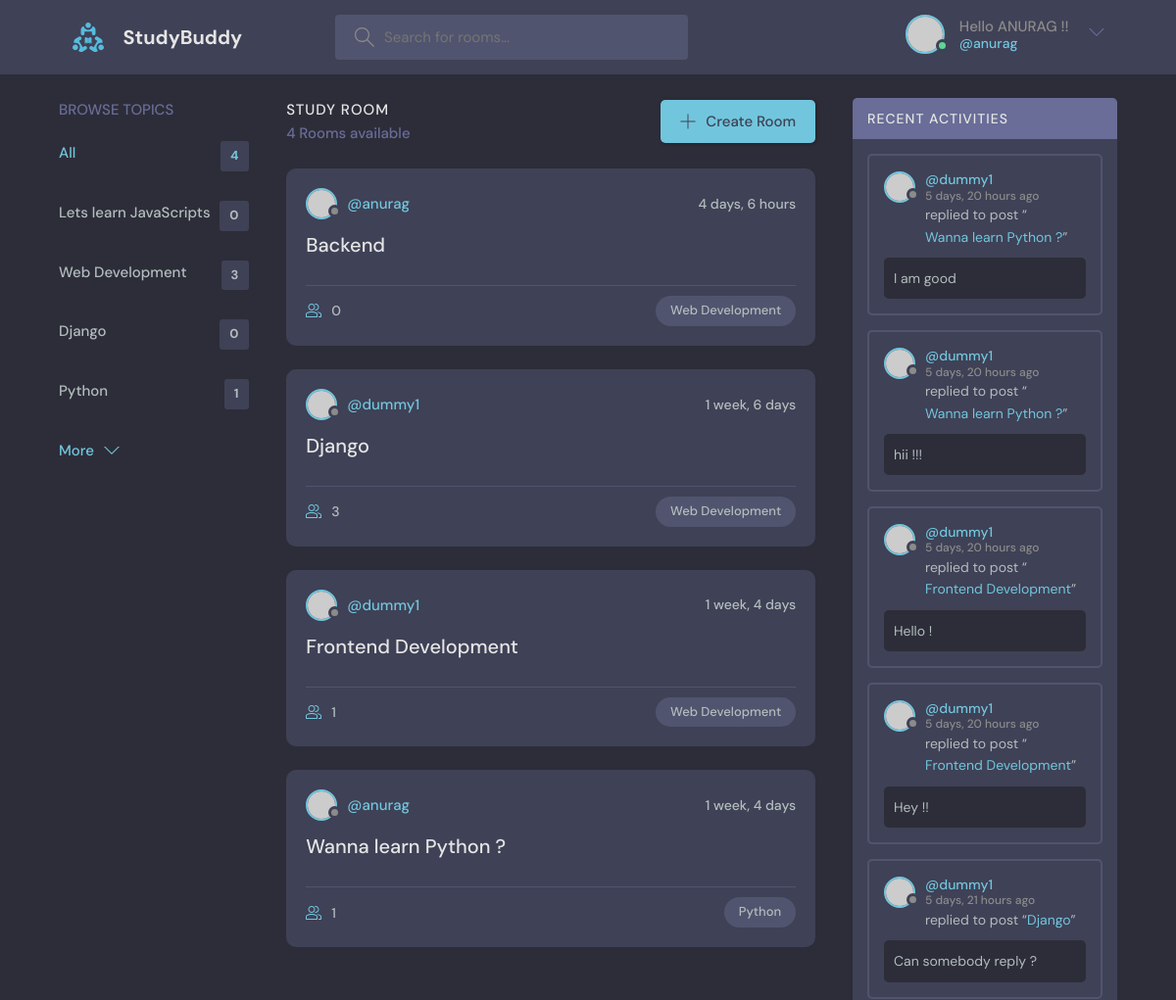
Page / (signed in, upper part) on the earlier database version.
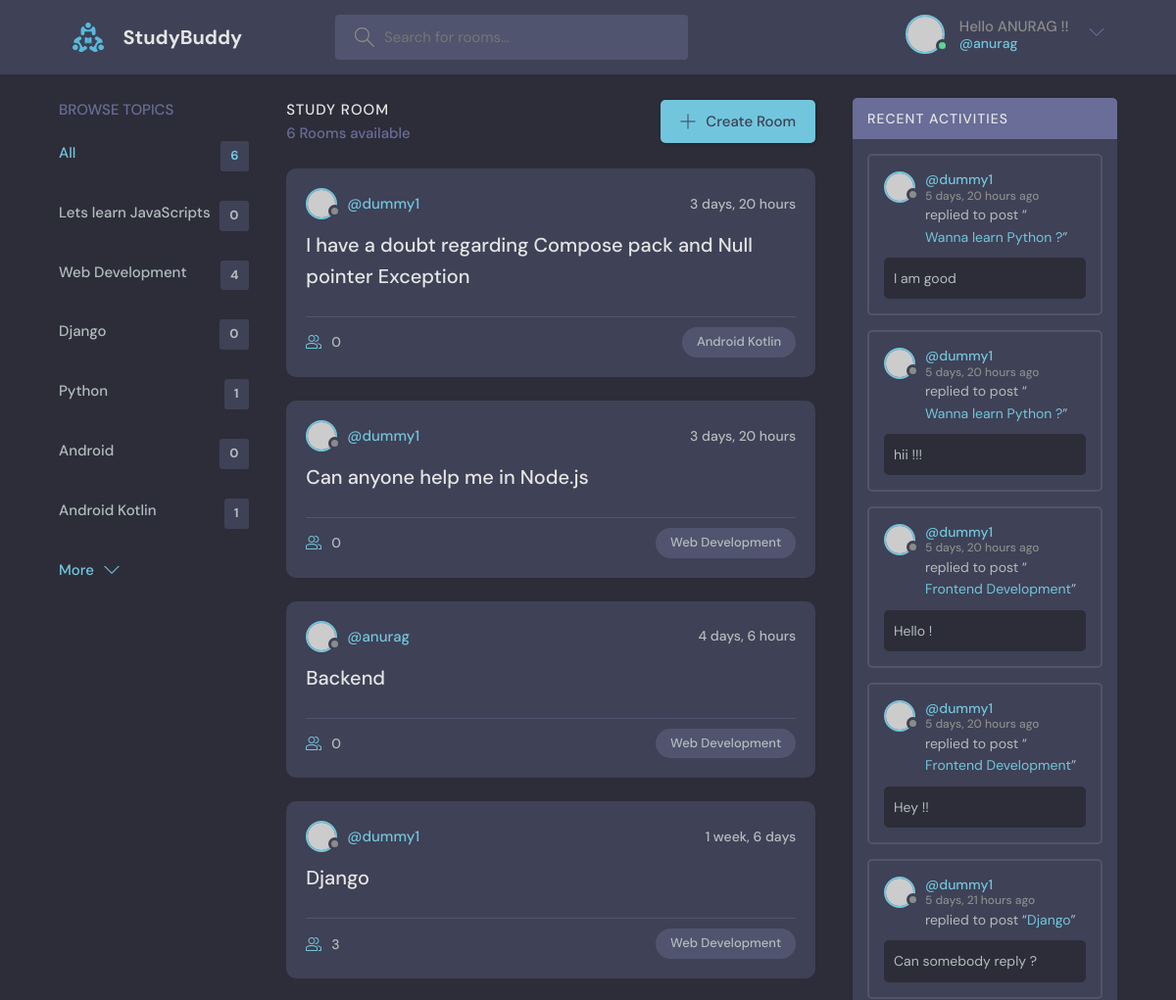
Same page on the later database version.
### base/models.py (models this page shows, shortened)
class Topic(models.Model):
    name = models.CharField(max_length=200)

class Room(models.Model):
    host =models.ForeignKey(User,on_delete=models.SET_NULL,null=True)
    topic = models.ForeignKey(Topic,on_delete=models.SET_NULL,null=True)
    name = models.CharField(max_length=200)
    description = models.TextField(null=True,blank=True)
    participants = models.ManyToManyField(User,related_name='participants',blank=True)
    updated = models.DateTimeField(auto_now=True)
    created = models.DateTimeField(auto_now_add=True)
    class Meta:
        ordering = ['-updated','-created']
    def __str__(self):
        return self.name

class Message(models.Model):
    user = models.ForeignKey(User,on_delete=models.CASCADE)
    room = models.ForeignKey(Room,on_delete=models.CASCADE)
    body = models.TextField()
    updated = models.DateTimeField(auto_now=True)
    created = models.DateTimeField(auto_now_add=True)
    class Meta:
        ordering = ['-updated','-created']

### base/views.py (the view)
# urls.py: path('',views.home,name="home"),
def home(request):
    q = request.GET.get('q') if request.GET.get('q') != None else ''
    rooms = Room.objects.filter(
        Q(topic__name__icontains=q) |
        Q(name__icontains=q) |
        Q(description__icontains=q)
    )
    topics = Topic.objects.all()
    room_count = rooms.count()
    room_messages = Message.objects.filter(
        Q(room__topic__name__icontains = q)
    )
    context = {'rooms':rooms,'topics':topics,'room_count':room_count,'room_messages':room_messages}
    return render(request,'base/home.html',context)

### base/templates/base/home.html (shortened to what this page needs)
{% extends 'main.html' %}
{% block content %}
    <main class="layout layout--3">
      <div class="container">
        {% include 'base/topics_component.html' %}
        <div class="roomList">
          <div class="roomList__header">
            <div>
              <h2>Study Room</h2>
              <p>{{room_count}} Rooms available</p>
            </div>
            <a class="btn btn--main" href="{% url 'create-room' %}">
              <svg version="1.1" xmlns="http://www.w3.org/2000/svg" width="32" height="32" viewBox="0 0 32 32">
                <title>add</title>
                <path
                  d="M16.943 0.943h-1.885v14.115h-14.115v1.885h14.115v14.115h1.885v-14.115h14.115v-1.885h-14.115v-14.115z"
                ></path>
              </svg>
              Create Room
            </a>
          </div>
          {% include 'base/feed_component.html' %}
        </div>
        {% include 'base/activity _component.html' %}
      </div>
    </main>
    {% endblock %}

### base/templates/base/topics_component.html
<div class="topics">
    <div class="topics__header">
      <h2>Browse Topics</h2>
    </div>
    <ul class="topics__list">
      <li>
        <a href="{% url 'home' %}" class="active">All <span>{{topics.count}}</span></a>
      </li>
      {% for topic in topics %}
      <li>
        <a href="{% url 'home' %}?q={{topic.name}}">{{topic.name}} <span>{{topic.room_set.all.count}}</span></a>
      </li>
      {% endfor %}
    </ul>
    <a class="btn btn--link" href="topics.html">
      More
      <svg version="1.1" xmlns="http://www.w3.org/2000/svg" width="32" height="32" viewBox="0 0 32 32">
        <title>chevron-down</title>
        <path d="M16 21l-13-13h-3l16 16 16-16h-3l-13 13z"></path>
      </svg>
    </a>
  </div>

### base/templates/base/feed_component.html (shortened to what this page needs)
{% for room in rooms %}
<div class="roomListRoom">
    <div class="roomListRoom__header">
      <a href="{% url 'user-profile' room.host.id  %}" class="roomListRoom__author">
        <div class="avatar avatar--small">
          <img src="https://randomuser.me/api/portraits/women/11.jpg" />
        </div>
        <span>@{{room.host.username}}</span>
      </a>
      <div class="roomListRoom__actions">
        <span>{{room.created|timesince}}</span>
      </div>
    </div>
    <div class="roomListRoom__content">
      <a href="{% url 'room' room.id %}">{{room.name}}</a>
    </div>
    <div class="roomListRoom__meta">
      <a href="{% url 'room' room.id %}" class="roomListRoom__joined">
        {{room.participants.all.count}}
      </a>
      <p class="roomListRoom__topic">{{room.topic.name}}</p>
    </div>
  </div>
  {% endfor %}

### base/templates/base/activity _component.html (shortened to what this page needs)
<div class="activities">
    <div class="activities__header">
      <h2>Recent Activities</h2>
    </div>
    {% for message in room_messages %}
    <div class="activities__box">
      <div class="activities__boxHeader roomListRoom__header">
        <a href="{% url 'user-profile' message.user.id %}" class="roomListRoom__author">
          <div class="avatar avatar--small">
            <img src="https://randomuser.me/api/portraits/women/11.jpg" />
          </div>
          <p>
            @{{message.user}}
            <span>{{message.created|timesince}} ago</span>
          </p>
        </a>
      </div>
      <div class="activities__boxContent">
        <p>replied to post “<a href="{% url 'room' message.room.id %}">{{message.room}}</a>”</p>
        <div class="activities__boxRoomContent">
          {{message.body}}
        </div>
      </div>
    </div>
    {% endfor %}
  </div>

Differences in the rows shown:
no longer on this page (row unchanged): Room: host.username "dummy1", created "1 week, 4 days", name "Frontend Development", participants.all.count "1", topic.name "Web Development"
no longer on this page (row unchanged): Room: host.username "anurag", created "1 week, 4 days", name "Wanna learn Python ?", participants.all.count "1", topic.name "Python"
computed for Topic "Web Development": room_set.all.count "3" → "4"
added Topic: name "Android", room_set.all.count "0"
added Topic: name "Android Kotlin", room_set.all.count "1"
added Room: host.username "dummy1", created "3 days, 20 hours", name "I have a doubt regarding Compose pack and Null pointer Exception", participants.all.count "0", topic.name "Android Kotlin"
added Room: host.username "dummy1", created "3 days, 20 hours", name "Can anyone help me in Node.js", participants.all.count "0", topic.name "Web Development"
Other differences:
{{ topics.count }}: "4" → "6"
{{ room_count }}: "4" → "6"
